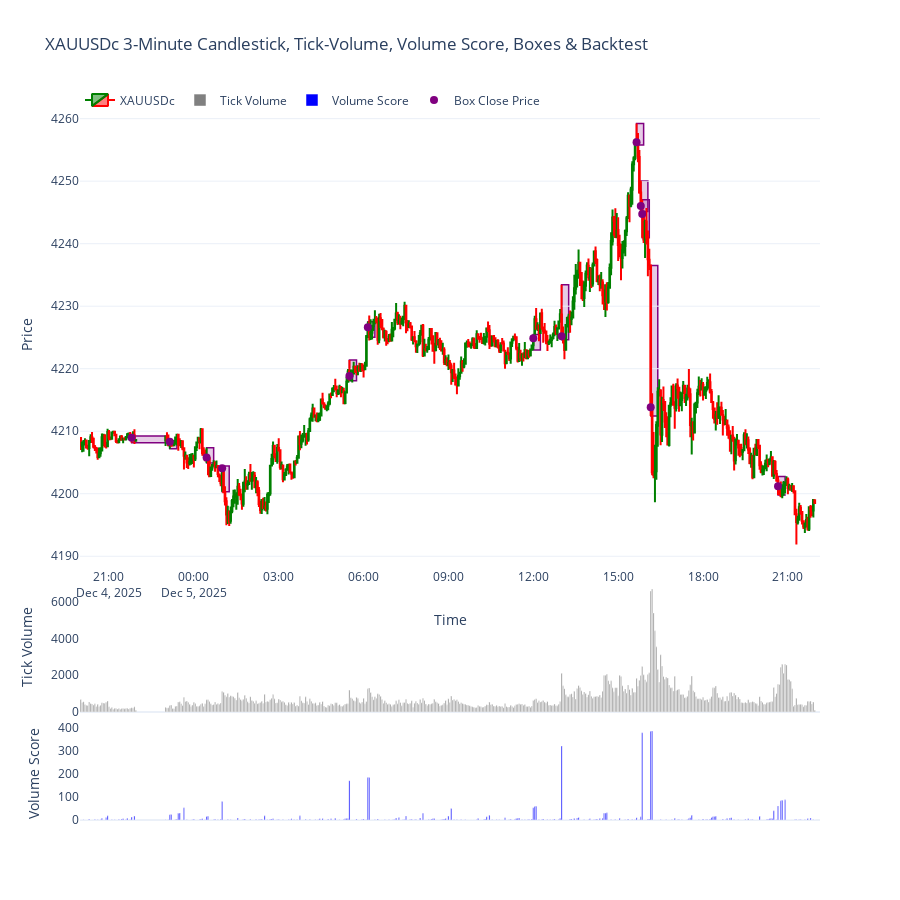
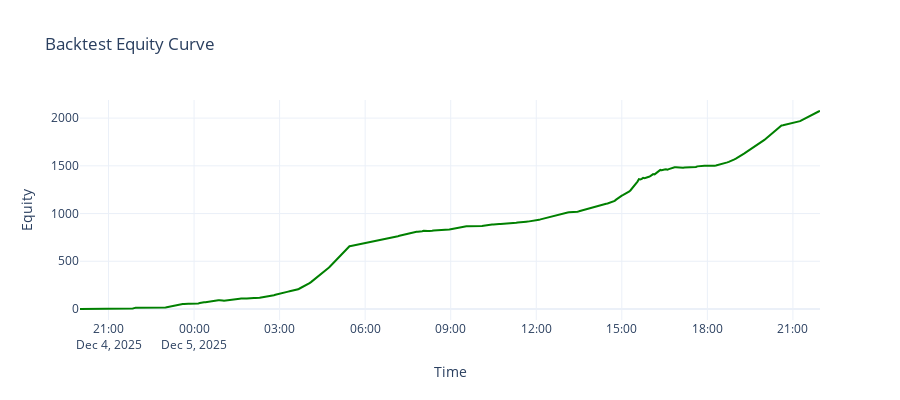

The notebook cell saved with these charts, in order:
### Markdown cell above
make use of this trading strategy logic and backtest: 

    If there's a signal (Box Close Price = true), then sellstop at the close (if the candlestick is bearish) and use 3 price units worth of stoploss price, and buystop at the ‘3 price unit + close price’ price and use 3 price units worth of stoploss price.

Or

    If there’s a signal (Box Close Price = true), then buystop at the close (if the candlestick is bullish) and use 3 price units worth of stoploss price, and sellstop at the ‘3 price unit - close price’ price and use 3 price units worth of stoploss price.
    
The take profit distance will vary at the next signal (Box Close Price = true). 
All orders are only valid until the next signal, take all positions out (filled or unfilled) at the next signal.
Plot the equity curve on another graph, and do not delete the three existing panes.

Trading Strategy Rules:

Signal: Box Close Price = True.

If the candlestick at the signal is bearish (close < open):

Place a SellStop at the close with 3 price units stoploss.
Place a BuyStop at close + 3 price units with 3 price units stoploss.

If the candlestick at the signal is bullish (close > open):

Place a BuyStop at the close with 3 price units stoploss.
Place a SellStop at close - 3 price units with 3 price units stoploss.

Take profit distance: exit at the next signal.

All orders (filled or unfilled) are closed at next signal.

### Code cell
import MetaTrader5 as mt5
import pandas as pd
import numpy as np
import plotly.graph_objects as go
from datetime import datetime, timedelta

# -------------------------
# 1. Initialize MT5
# -------------------------
if not mt5.initialize():
    print("MT5 initialization failed")
    mt5.shutdown()

# -------------------------
# 2. Fetch 3-minute data
# -------------------------
symbol = "XAUUSDc"
timeframe = mt5.TIMEFRAME_M3
n_bars = 500
utc_from = datetime.now() - timedelta(days=2)

rates = mt5.copy_rates_from(symbol, timeframe, utc_from, n_bars)
mt5.shutdown()

# -------------------------
# 3. Convert to DataFrame
# -------------------------
df = pd.DataFrame(rates)
df['time'] = pd.to_datetime(df['time'], unit='s')
df.set_index('time', inplace=True)
df = df[df.index.dayofweek < 5]  # remove weekends

# -------------------------
# 4. Infinite tick-volume score
# -------------------------
def tick_volume_infinite_score(volumes):
    scores = np.zeros(len(volumes))
    for i in range(1, len(volumes)):
        count = 0
        for j in range(i-1, -1, -1):
            if volumes[i] > volumes[j]:
                count += 1
            else:
                break
        scores[i] = count
    return scores

df['vol_score'] = tick_volume_infinite_score(df['tick_volume'])

# -------------------------
# 5. Box logic for 10x vol_score spikes
# -------------------------
boxes = []
box_marks_x = []
box_marks_y = []

for i in range(1, len(df)):
    if df['vol_score'].iloc[i-1] > 0 and df['vol_score'].iloc[i] >= 10 * df['vol_score'].iloc[i-1]:
        x0 = df.index[i]
        x1 = df.index[min(i+5, len(df)-1)]  # extend 5 bars to the right
        y0 = df['low'].iloc[i]
        y1 = df['high'].iloc[i]
        boxes.append(dict(
            type="rect",
            xref="x",
            yref="y",
            x0=x0,
            x1=x1,
            y0=y0,
            y1=y1,
            line=dict(color="purple", width=1.5),
            fillcolor="rgba(128,0,128,0.2)",
            layer="below"
        ))
        box_marks_x.append(df.index[i])
        box_marks_y.append(df['close'].iloc[i])

# -------------------------
# 6. Backtest strategy
# -------------------------
price_unit = 3  # 3 price units
equity = []
balance = 0

positions = []
last_signal_idx = None

for i in range(len(df)):
    # check if this bar is a signal
    if df.index[i] in box_marks_x:
        close_price = df['close'].iloc[i]
        is_bullish = df['close'].iloc[i] > df['open'].iloc[i]
        # Close all previous positions
        positions = []
        last_signal_idx = i
        # Place new orders
        if is_bullish:
            positions.append({'type':'buystop', 'entry':close_price, 'stop':close_price-3})
            positions.append({'type':'sellstop', 'entry':close_price-3, 'stop':close_price-6})
        else:
            positions.append({'type':'sellstop', 'entry':close_price, 'stop':close_price+3})
            positions.append({'type':'buystop', 'entry':close_price+3, 'stop':close_price+6})
    # Update equity: simple PnL simulation
    if positions:
        pnl = 0
        for pos in positions:
            if pos['type']=='buystop':
                # if current high >= entry, assume filled
                if df['high'].iloc[i] >= pos['entry']:
                    pnl += df['close'].iloc[i] - pos['entry']
                # assume stoploss hit if low <= stop
                if df['low'].iloc[i] <= pos['stop']:
                    pnl += pos['stop'] - pos['entry']
            elif pos['type']=='sellstop':
                if df['low'].iloc[i] <= pos['entry']:
                    pnl += pos['entry'] - df['close'].iloc[i]
                if df['high'].iloc[i] >= pos['stop']:
                    pnl += pos['entry'] - pos['stop']
        balance += pnl
    equity.append(balance)

df['equity'] = equity

# -------------------------
# 7. Plot 3-pane chart
# -------------------------
fig = go.Figure()

# Candlestick chart (top pane)
fig.add_trace(go.Candlestick(
    x=df.index,
    open=df['open'],
    high=df['high'],
    low=df['low'],
    close=df['close'],
    name='XAUUSDc',
    increasing_line_color='green',
    decreasing_line_color='red'
))

# Tick-volume bars (middle pane)
fig.add_trace(go.Bar(
    x=df.index,
    y=df['tick_volume'],
    name='Tick Volume',
    marker_color='gray',
    yaxis='y2'
))

# Volume score bars (bottom pane)
fig.add_trace(go.Bar(
    x=df.index,
    y=df['vol_score'],
    name='Volume Score',
    marker_color='blue',
    yaxis='y3'
))

# Add boxes for 10x vol_score spikes
fig.update_layout(shapes=boxes)

# Add marks at the closing price of the boxes
fig.add_trace(go.Scatter(
    x=box_marks_x,
    y=box_marks_y,
    mode='markers',
    marker=dict(color='purple', size=8, symbol='circle'),
    name='Box Close Price',
    yaxis='y'
))

# Layout
fig.update_layout(
    template='plotly_white',
    title='XAUUSDc 3-Minute Candlestick, Tick-Volume, Volume Score, Boxes & Backtest',
    xaxis=dict(title='Time', rangeslider=dict(visible=False)),
    yaxis=dict(title='Price', domain=[0.35, 1]),
    yaxis2=dict(title='Tick Volume', domain=[0.15, 0.33], showgrid=False),
    yaxis3=dict(title='Volume Score', domain=[0, 0.13], showgrid=False),
    legend=dict(orientation='h', y=1.02, x=0),
    height=900
)

fig.show()

# -------------------------
# 8. Plot Equity Curve separately
# -------------------------
fig2 = go.Figure()
fig2.add_trace(go.Scatter(
    x=df.index,
    y=df['equity'],
    mode='lines',
    name='Equity Curve',
    line=dict(color='green', width=2)
))
fig2.update_layout(
    template='plotly_white',
    title='Backtest Equity Curve',
    xaxis_title='Time',
    yaxis_title='Equity',
    height=400
)
fig2.show()

### Figure 1 — Plotly figure (JSON) as saved in the notebook; plotly's stock layout.template omitted (floating-point values rounded to 4 significant figures; data arrays with more than 128 entries replaced by an {"elided": "..."} marker saying what was removed)
{"data": [{"close": {"elided": "500 float values"}, "decreasing": {"line": {"color": "red"}}, "high": {"elided": "500 float values"}, "increasing": {"line": {"color": "green"}}, "low": {"elided": "500 float values"}, "name": "XAUUSDc", "open": {"elided": "500 float values"}, "type": "candlestick", "x": {"elided": "500 str values"}}, {"marker": {"color": "gray"}, "name": "Tick Volume", "type": "bar", "x": {"elided": "500 str values"}, "y": {"elided": "500 int values"}, "yaxis": "y2"}, {"marker": {"color": "blue"}, "name": "Volume Score", "type": "bar", "x": {"elided": "500 str values"}, "y": {"elided": "500 float values"}, "yaxis": "y3"}, {"marker": {"color": "purple", "size": 8, "symbol": "circle"}, "mode": "markers", "name": "Box Close Price", "type": "scatter", "x": ["2025-12-04T21:48:00", "2025-12-04T23:09:00", "2025-12-05T00:27:00", "2025-12-05T01:00:00", "2025-12-05T05:30:00", "2025-12-05T06:09:00", "2025-12-05T12:00:00", "2025-12-05T13:00:00", "2025-12-05T15:39:00", "2025-12-05T15:48:00", "2025-12-05T15:51:00", "2025-12-05T16:09:00", "2025-12-05T20:39:00"], "y": [4209.0, 4208.0, 4206.0, 4204.0, 4219.0, 4227.0, 4225.0, 4225.0, 4256.0, 4246.0, 4245.0, 4214.0, 4201.0], "yaxis": "y"}], "layout": {"height": 900, "legend": {"orientation": "h", "x": 0, "y": 1.02}, "shapes": [{"fillcolor": "rgba(128,0,128,0.2)", "layer": "below", "line": {"color": "purple", "width": 1.5}, "type": "rect", "x0": "2025-12-04T21:48:00", "x1": "2025-12-04T23:03:00", "xref": "x", "y0": 4208.0, "y1": 4209.0, "yref": "y"}, {"fillcolor": "rgba(128,0,128,0.2)", "layer": "below", "line": {"color": "purple", "width": 1.5}, "type": "rect", "x0": "2025-12-04T23:09:00", "x1": "2025-12-04T23:24:00", "xref": "x", "y0": 4207.0, "y1": 4208.0, "yref": "y"}, {"fillcolor": "rgba(128,0,128,0.2)", "layer": "below", "line": {"color": "purple", "width": 1.5}, "type": "rect", "x0": "2025-12-05T00:27:00", "x1": "2025-12-05T00:42:00", "xref": "x", "y0": 4205.0, "y1": 4207.0, "yref": "y"}, {"fillcolor": "rgba(128,0,128,0.2)", "layer": "below", "line": {"color": "purple", "width": 1.5}, "type": "rect", "x0": "2025-12-05T01:00:00", "x1": "2025-12-05T01:15:00", "xref": "x", "y0": 4200.0, "y1": 4204.0, "yref": "y"}, {"fillcolor": "rgba(128,0,128,0.2)", "layer": "below", "line": {"color": "purple", "width": 1.5}, "type": "rect", "x0": "2025-12-05T05:30:00", "x1": "2025-12-05T05:45:00", "xref": "x", "y0": 4218.0, "y1": 4221.0, "yref": "y"}, {"fillcolor": "rgba(128,0,128,0.2)", "layer": "below", "line": {"color": "purple", "width": 1.5}, "type": "rect", "x0": "2025-12-05T06:09:00", "x1": "2025-12-05T06:24:00", "xref": "x", "y0": 4225.0, "y1": 4228.0, "yref": "y"}, {"fillcolor": "rgba(128,0,128,0.2)", "layer": "below", "line": {"color": "purple", "width": 1.5}, "type": "rect", "x0": "2025-12-05T12:00:00", "x1": "2025-12-05T12:15:00", "xref": "x", "y0": 4223.0, "y1": 4225.0, "yref": "y"}, {"fillcolor": "rgba(128,0,128,0.2)", "layer": "below", "line": {"color": "purple", "width": 1.5}, "type": "rect", "x0": "2025-12-05T13:00:00", "x1": "2025-12-05T13:15:00", "xref": "x", "y0": 4225.0, "y1": 4233.0, "yref": "y"}, {"fillcolor": "rgba(128,0,128,0.2)", "layer": "below", "line": {"color": "purple", "width": 1.5}, "type": "rect", "x0": "2025-12-05T15:39:00", "x1": "2025-12-05T15:54:00", "xref": "x", "y0": 4256.0, "y1": 4259.0, "yref": "y"}, {"fillcolor": "rgba(128,0,128,0.2)", "layer": "below", "line": {"color": "purple", "width": 1.5}, "type": "rect", "x0": "2025-12-05T15:48:00", "x1": "2025-12-05T16:03:00", "xref": "x", "y0": 4245.0, "y1": 4250.0, "yref": "y"}, {"fillcolor": "rgba(128,0,128,0.2)", "layer": "below", "line": {"color": "purple", "width": 1.5}, "type": "rect", "x0": "2025-12-05T15:51:00", "x1": "2025-12-05T16:06:00", "xref": "x", "y0": 4241.0, "y1": 4247.0, "yref": "y"}, {"fillcolor": "rgba(128,0,128,0.2)", "layer": "below", "line": {"color": "purple", "width": 1.5}, "type": "rect", "x0": "2025-12-05T16:09:00", "x1": "2025-12-05T16:24:00", "xref": "x", "y0": 4212.0, "y1": 4236.0, "yref": "y"}, {"fillcolor": "rgba(128,0,128,0.2)", "layer": "below", "line": {"color": "purple", "width": 1.5}, "type": "rect", "x0": "2025-12-05T20:39:00", "x1": "2025-12-05T20:54:00", "xref": "x", "y0": 4200.0, "y1": 4203.0, "yref": "y"}], "title": {"text": "XAUUSDc 3-Minute Candlestick, Tick-Volume, Volume Score, Boxes & Backtest"}, "xaxis": {"rangeslider": {"visible": false}, "title": {"text": "Time"}}, "yaxis": {"domain": [0.35, 1], "title": {"text": "Price"}}, "yaxis2": {"domain": [0.15, 0.33], "showgrid": false, "title": {"text": "Tick Volume"}}, "yaxis3": {"domain": [0, 0.13], "showgrid": false, "title": {"text": "Volume Score"}}}}

### Figure 2 — Plotly figure (JSON) as saved in the notebook; plotly's stock layout.template omitted (floating-point values rounded to 4 significant figures; data arrays with more than 128 entries replaced by an {"elided": "..."} marker saying what was removed)
{"data": [{"line": {"color": "green", "width": 2}, "mode": "lines", "name": "Equity Curve", "type": "scatter", "x": {"elided": "500 str values"}, "y": {"elided": "500 float values"}}], "layout": {"height": 400, "title": {"text": "Backtest Equity Curve"}, "xaxis": {"title": {"text": "Time"}}, "yaxis": {"title": {"text": "Equity"}}}}
